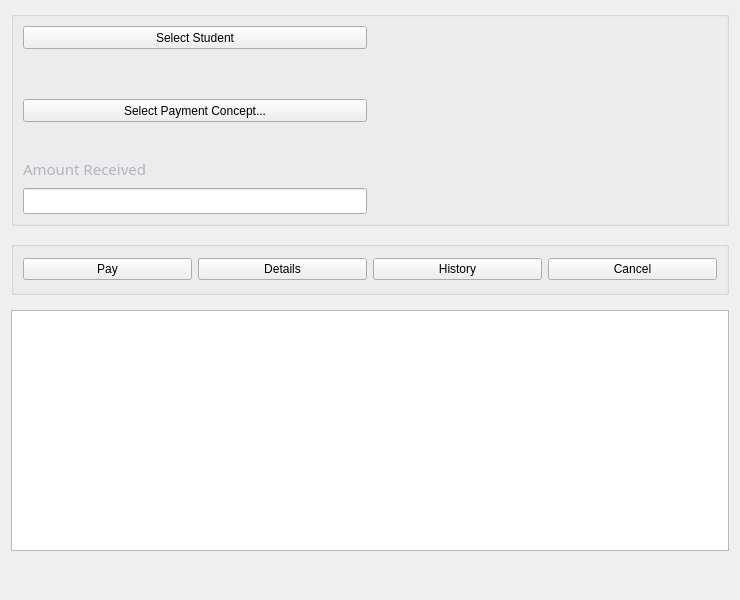
<?xml version="1.0" encoding="UTF-8"?>
<ui version="4.0">
 <class>Form</class>
 <widget class="QWidget" name="Form">
  <property name="geometry">
   <rect>
    <x>0</x>
    <y>0</y>
    <width>740</width>
    <height>600</height>
   </rect>
  </property>
  <property name="windowTitle">
   <string>Form</string>
  </property>
  <layout class="QGridLayout" name="gridLayout_2">
   <property name="bottomMargin">
    <number>9</number>
   </property>
   <property name="horizontalSpacing">
    <number>6</number>
   </property>
   <property name="verticalSpacing">
    <number>15</number>
   </property>
   <item row="2" column="0">
    <widget class="QTableWidget" name="TabletPayment"/>
   </item>
   <item row="1" column="0">
    <widget class="QGroupBox" name="groupBoxThree">
     <property name="sizePolicy">
      <sizepolicy hsizetype="Expanding" vsizetype="Fixed">
       <horstretch>0</horstretch>
       <verstretch>0</verstretch>
      </sizepolicy>
     </property>
     <property name="minimumSize">
      <size>
       <width>360</width>
       <height>54</height>
      </size>
     </property>
     <property name="title">
      <string/>
     </property>
     <layout class="QGridLayout" name="gridLayout_3">
      <property name="verticalSpacing">
       <number>3</number>
      </property>
      <item row="0" column="2">
       <widget class="QPushButton" name="BtnHistory">
        <property name="styleSheet">
         <string notr="true"/>
        </property>
        <property name="text">
         <string>History</string>
        </property>
        <property name="icon">
         <iconset>
          <normaloff>../../Assets/Images/IMG-PaymentHistory.png</normaloff>../../Assets/Images/IMG-PaymentHistory.png</iconset>
        </property>
        <property name="iconSize">
         <size>
          <width>32</width>
          <height>32</height>
         </size>
        </property>
       </widget>
      </item>
      <item row="0" column="0">
       <widget class="QPushButton" name="BtnPay">
        <property name="styleSheet">
         <string notr="true"/>
        </property>
        <property name="text">
         <string>Pay</string>
        </property>
        <property name="icon">
         <iconset>
          <normaloff>../../Assets/Images/IMG-Pay.png</normaloff>../../Assets/Images/IMG-Pay.png</iconset>
        </property>
        <property name="iconSize">
         <size>
          <width>32</width>
          <height>32</height>
         </size>
        </property>
       </widget>
      </item>
      <item row="0" column="3">
       <widget class="QPushButton" name="BtnDelete">
        <property name="styleSheet">
         <string notr="true"/>
        </property>
        <property name="text">
         <string>Cancel</string>
        </property>
        <property name="icon">
         <iconset>
          <normaloff>../../Assets/Images/IMG-Delete.png</normaloff>../../Assets/Images/IMG-Delete.png</iconset>
        </property>
        <property name="iconSize">
         <size>
          <width>32</width>
          <height>32</height>
         </size>
        </property>
       </widget>
      </item>
      <item row="0" column="1">
       <widget class="QPushButton" name="BtnDetails">
        <property name="text">
         <string>Details</string>
        </property>
        <property name="icon">
         <iconset>
          <normaloff>../../Assets/Images/IMG-Details.png</normaloff>../../Assets/Images/IMG-Details.png</iconset>
        </property>
        <property name="iconSize">
         <size>
          <width>32</width>
          <height>32</height>
         </size>
        </property>
       </widget>
      </item>
     </layout>
    </widget>
   </item>
   <item row="0" column="0">
    <widget class="QGroupBox" name="groupBox">
     <property name="title">
      <string/>
     </property>
     <layout class="QGridLayout" name="gridLayout">
      <property name="bottomMargin">
       <number>9</number>
      </property>
      <property name="horizontalSpacing">
       <number>6</number>
      </property>
      <property name="verticalSpacing">
       <number>8</number>
      </property>
      <item row="0" column="0">
       <widget class="QPushButton" name="BtnSelectStudent">
        <property name="minimumSize">
         <size>
          <width>0</width>
          <height>23</height>
         </size>
        </property>
        <property name="text">
         <string>Select Student</string>
        </property>
       </widget>
      </item>
      <item row="0" column="1" rowspan="2">
       <widget class="QLabel" name="LblTotal">
        <property name="sizePolicy">
         <sizepolicy hsizetype="Expanding" vsizetype="Preferred">
          <horstretch>0</horstretch>
          <verstretch>0</verstretch>
         </sizepolicy>
        </property>
        <property name="font">
         <font>
          <family>Century Gothic</family>
          <pointsize>36</pointsize>
          <weight>75</weight>
          <bold>true</bold>
         </font>
        </property>
        <property name="styleSheet">
         <string notr="true">color: rgb(170, 255, 127);</string>
        </property>
        <property name="text">
         <string/>
        </property>
        <property name="alignment">
         <set>Qt::AlignCenter</set>
        </property>
        <property name="wordWrap">
         <bool>true</bool>
        </property>
       </widget>
      </item>
      <item row="5" column="0">
       <widget class="QLineEdit" name="textAmount">
        <property name="font">
         <font>
          <family>Century Gothic</family>
          <pointsize>10</pointsize>
         </font>
        </property>
       </widget>
      </item>
      <item row="2" column="1" rowspan="3">
       <widget class="QLabel" name="LBlCambio">
        <property name="font">
         <font>
          <family>Century Gothic</family>
          <pointsize>36</pointsize>
          <weight>75</weight>
          <bold>true</bold>
         </font>
        </property>
        <property name="styleSheet">
         <string notr="true">color: rgb(170, 255, 127);</string>
        </property>
        <property name="text">
         <string/>
        </property>
        <property name="alignment">
         <set>Qt::AlignCenter</set>
        </property>
        <property name="wordWrap">
         <bool>true</bool>
        </property>
       </widget>
      </item>
      <item row="1" column="0">
       <widget class="QLabel" name="LblStudent">
        <property name="font">
         <font>
          <family>Century Gothic</family>
          <pointsize>11</pointsize>
         </font>
        </property>
        <property name="text">
         <string/>
        </property>
        <property name="alignment">
         <set>Qt::AlignCenter</set>
        </property>
        <property name="wordWrap">
         <bool>true</bool>
        </property>
       </widget>
      </item>
      <item row="4" column="0">
       <widget class="QLabel" name="label_4">
        <property name="font">
         <font>
          <family>Century Gothic</family>
          <pointsize>11</pointsize>
         </font>
        </property>
        <property name="styleSheet">
         <string notr="true">color: rgb(174, 182, 191);</string>
        </property>
        <property name="text">
         <string>Amount Received</string>
        </property>
        <property name="alignment">
         <set>Qt::AlignLeading|Qt::AlignLeft|Qt::AlignVCenter</set>
        </property>
        <property name="wordWrap">
         <bool>true</bool>
        </property>
       </widget>
      </item>
      <item row="2" column="0">
       <widget class="QPushButton" name="BtnSelectPayment">
        <property name="minimumSize">
         <size>
          <width>0</width>
          <height>23</height>
         </size>
        </property>
        <property name="text">
         <string>Select Payment Concept...</string>
        </property>
       </widget>
      </item>
      <item row="3" column="0">
       <widget class="QLabel" name="LblPayConcept">
        <property name="font">
         <font>
          <family>Century Gothic</family>
          <pointsize>11</pointsize>
         </font>
        </property>
        <property name="styleSheet">
         <string notr="true">color: rgb(174, 182, 191);</string>
        </property>
        <property name="text">
         <string/>
        </property>
        <property name="alignment">
         <set>Qt::AlignCenter</set>
        </property>
        <property name="wordWrap">
         <bool>true</bool>
        </property>
       </widget>
      </item>
     </layout>
    </widget>
   </item>
   <item row="3" column="0">
    <widget class="QLabel" name="LblMessage">
     <property name="minimumSize">
      <size>
       <width>0</width>
       <height>25</height>
      </size>
     </property>
     <property name="font">
      <font>
       <family>Century Gothic</family>
       <pointsize>10</pointsize>
      </font>
     </property>
     <property name="text">
      <string/>
     </property>
     <property name="alignment">
      <set>Qt::AlignCenter</set>
     </property>
    </widget>
   </item>
  </layout>
 </widget>
 <tabstops>
  <tabstop>textAmount</tabstop>
  <tabstop>BtnSelectPayment</tabstop>
  <tabstop>BtnSelectStudent</tabstop>
  <tabstop>BtnPay</tabstop>
  <tabstop>BtnDetails</tabstop>
  <tabstop>BtnHistory</tabstop>
  <tabstop>BtnDelete</tabstop>
  <tabstop>TabletPayment</tabstop>
 </tabstops>
 <resources/>
 <connections/>
</ui>
